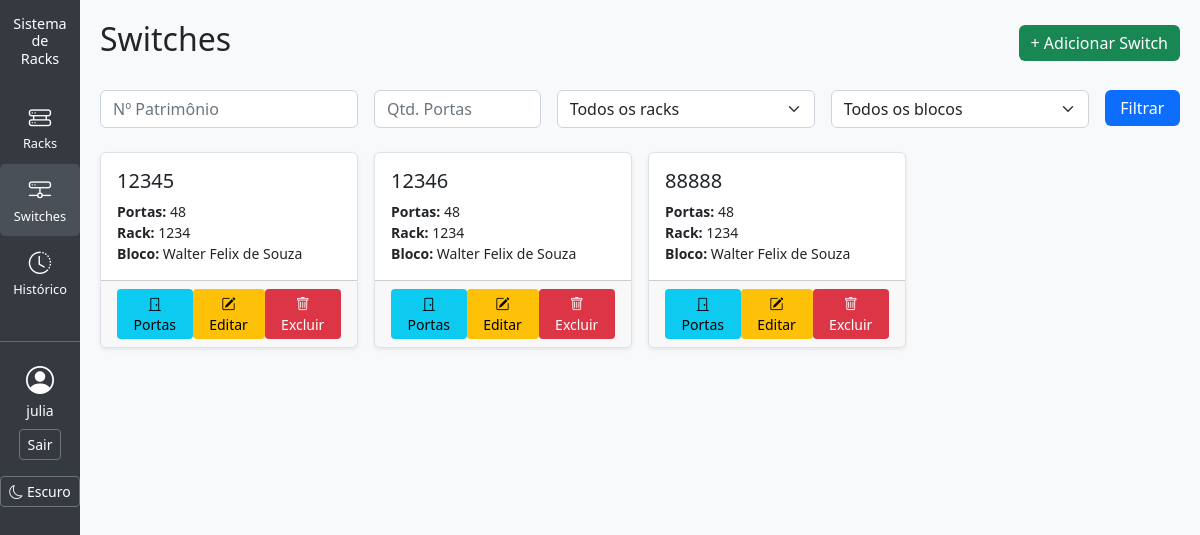
/inventario/switches/ (signed in), run on an earlier commit of the app's database.
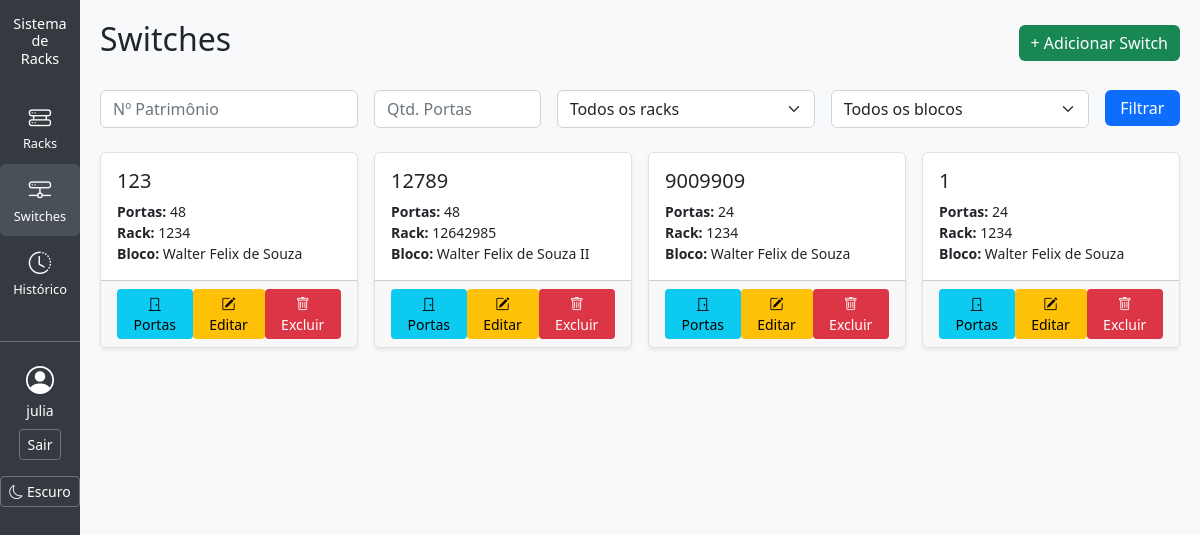
And on a later commit of the database.
### inventario/models.py (models this page shows, shortened)
class Switch(models.Model):
    id = models.AutoField(primary_key=True)
    num_patrimonio = models.CharField(max_length=50, unique=True, blank=True, null=True)
    quantidade_portas = models.IntegerField()
    id_rack = models.ForeignKey(Rack, on_delete=models.CASCADE, related_name="switches")
    endereco_ip = models.GenericIPAddressField(protocol="both", unpack_ipv4=True, blank=True, null=True)
    hostname = models.CharField(max_length=100, blank=True, null=True)
    modelo = models.CharField(max_length=100, blank=True, null=True)
    descricao = models.TextField(blank=True, null=True)
    mac_address = models.CharField(max_length=17, blank=True, null=True)  # formato padrão XX:XX:XX:XX:XX:XX
    principal = models.BooleanField(default=False)
    ENUM_ORIENTACAO = [
        ("H", "Horizontal"),
        ("V", "Vertical"),
    ]
    orientacao = models.CharField(
        max_length=1,
        choices=ENUM_ORIENTACAO,
        default="H"
    )

class Rack(models.Model):
    id = models.AutoField(primary_key=True)
    num_patrimonio = models.CharField(max_length=50, unique=True, blank=True, null=True)
    capacidade_u = models.IntegerField(blank=False, null=False)
    sala = models.CharField(max_length=100, blank=True, null=True)
    id_bloco = models.ForeignKey(Bloco, on_delete=models.CASCADE, related_name="racks", null=False, blank=True)

class Bloco(models.Model):
    nome_bloco = models.CharField(max_length=100)

### inventario/views.py (the view)
# urls.py: path("switches/", views.switch_list, name="switch_list"),
@login_required
def switch_list(request):
    switches = Switch.objects.all()
    racks = Rack.objects.all()
    blocos = Bloco.objects.all()
    q = request.GET.get("q")
    portas = request.GET.get("portas")
    rack_id = request.GET.get("rack")
    bloco_id = request.GET.get("bloco")
    if q:
        switches = switches.filter(num_patrimonio__icontains=q)
    if portas:
        switches = switches.filter(quantidade_portas__gte=portas)
    if rack_id:
        switches = switches.filter(id_rack__id=rack_id)
    if bloco_id:
        switches = switches.filter(id_rack__id_bloco__id=bloco_id)
    return render(request, "switch_list.html", {
        "switches": switches,
        "racks": racks,
        "blocos": blocos,
    })

### templates/switch_list.html (shortened to what this page needs)
{% extends "base.html" %}
{% block content %}
<div class="d-flex justify-content-between align-items-center mb-4">
    <h2>Switches</h2>
    <a href="{% url 'switch_create' %}" class="btn btn-success">+ Adicionar Switch</a>
</div>
<form method="get" class="row g-3 mb-4">
    <div class="col-md-3">
        <input type="text" name="num_patrimonio" class="form-control" placeholder="Nº Patrimônio" value="{{ request.GET.num_patrimonio }}">
    </div>
    <div class="col-md-2">
        <input type="number" name="quantidade_portas" class="form-control" placeholder="Qtd. Portas" value="{{ request.GET.quantidade_portas }}">
    </div>
    <div class="col-md-3">
        <select name="id_rack" class="form-select">
            <option value="">Todos os racks</option>
        </select>
    </div>
    <div class="col-md-3">
        <select name="bloco" class="form-select">
            <option value="">Todos os blocos</option>
        </select>
    </div>
    <div class="col-md-1">
        <button type="submit" class="btn btn-primary w-100">Filtrar</button>
    </div>
</form>
<div class="row row-cols-1 row-cols-md-4 g-3">
    {% for switch in switches %}
    <div class="col">
        <div class="card shadow-sm h-100">
            <div class="card-body">
                <h5 class="card-title">{{ switch.num_patrimonio }}</h5>
                <p class="card-text small">
                    <strong>Portas:</strong> {{ switch.quantidade_portas }}<br>
                    <strong>Rack:</strong> {{ switch.id_rack.num_patrimonio }}<br>
                    <strong>Bloco:</strong> {{ switch.id_rack.id_bloco.nome_bloco }}
                </p>
            </div>
            <div class="card-footer d-flex justify-content-around">
                <a href="{% url 'switch_detail' switch.id %}" class="btn btn-sm btn-info" title="Ver Portas">
                    <i class="bi bi-door-closed"></i> Portas
                </a>
                <a href="{% url 'switch_update' switch.id %}" class="btn btn-sm btn-warning" title="Editar Switch">
                    <i class="bi bi-pencil-square"></i> Editar
                </a>
                <a href="{% url 'switch_delete' switch.id %}" class="btn btn-sm btn-danger" title="Excluir Switch">
                    <i class="bi bi-trash"></i> Excluir
                </a>
            </div>
        </div>
    </div>
    {% empty %}
    <div class="col">
        <div class="alert alert-info text-center">Nenhum switch encontrado.</div>
    </div>
    {% endfor %}
</div>
{% endblock %}

What changed in the data, as far as the page shows it:
removed Switch: num_patrimonio "12345", quantidade_portas "48", id_rack.num_patrimonio "1234", id_rack.id_bloco.nome_bloco "Walter Felix de Souza"
removed Switch: num_patrimonio "12346", quantidade_portas "48", id_rack.num_patrimonio "1234", id_rack.id_bloco.nome_bloco "Walter Felix de Souza"
changed Switch (number 1 of 4 on the later page): num_patrimonio "88888" → "123"
added Switch: num_patrimonio "12789", quantidade_portas "48", id_rack.num_patrimonio "12642985", id_rack.id_bloco.nome_bloco "Walter Felix de Souza II"
added Switch: num_patrimonio "9009909", quantidade_portas "24", id_rack.num_patrimonio "1234", id_rack.id_bloco.nome_bloco "Walter Felix de Souza"
added Switch: num_patrimonio "1", quantidade_portas "24", id_rack.num_patrimonio "1234", id_rack.id_bloco.nome_bloco "Walter Felix de Souza"
